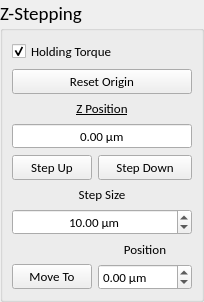
   <widget class="QGroupBox" name="groupBox_8">
    <property name="geometry">
     <rect>
      <x>800</x>
      <y>0</y>
      <width>177</width>
      <height>301</height>
     </rect>
    </property>
    <property name="font">
     <font>
      <family>Calibri</family>
      <pointsize>14</pointsize>
      <weight>50</weight>
      <italic>false</italic>
      <bold>false</bold>
      <underline>false</underline>
      <strikeout>false</strikeout>
     </font>
    </property>
    <property name="title">
     <string>Z-Stepping</string>
    </property>
    <layout class="QGridLayout">
     <property name="margin">
      <number>9</number>
     </property>
     <property name="spacing">
      <number>6</number>
     </property>
     <item row="0" column="0" colspan="2">
      <layout class="QGridLayout" name="gridLayout_2">
       <property name="sizeConstraint">
        <enum>QLayout::SetNoConstraint</enum>
       </property>
       <item row="0" column="0" colspan="2">
        <widget class="QCheckBox" name="checkBox_holdTorque">
         <property name="font">
          <font>
           <family>Calibri</family>
           <pointsize>10</pointsize>
           <weight>50</weight>
           <italic>false</italic>
           <bold>false</bold>
           <underline>false</underline>
           <strikeout>false</strikeout>
          </font>
         </property>
         <property name="text">
          <string>Holding Torque</string>
         </property>
         <property name="checked">
          <bool>true</bool>
         </property>
         <property name="tristate">
          <bool>false</bool>
         </property>
        </widget>
       </item>
       <item row="1" column="0" colspan="2">
        <widget class="QPushButton" name="pushButton_zStepResetOrigin">
         <property name="font">
          <font>
           <family>Calibri</family>
           <pointsize>10</pointsize>
           <weight>50</weight>
           <italic>false</italic>
           <bold>false</bold>
           <underline>false</underline>
           <strikeout>false</strikeout>
          </font>
         </property>
         <property name="text">
          <string>Reset Origin</string>
         </property>
        </widget>
       </item>
       <item row="2" column="0" colspan="2">
        <widget class="QLabel" name="label_96">
         <property name="font">
          <font>
           <family>Calibri</family>
           <pointsize>10</pointsize>
           <weight>50</weight>
           <italic>false</italic>
           <bold>false</bold>
           <underline>false</underline>
           <strikeout>false</strikeout>
          </font>
         </property>
         <property name="text">
          <string>&lt;u&gt;Z Position</string>
         </property>
         <property name="alignment">
          <set>Qt::AlignCenter</set>
         </property>
        </widget>
       </item>
       <item row="4" column="0">
        <widget class="QPushButton" name="pushButton_zStepUp">
         <property name="font">
          <font>
           <family>Calibri</family>
           <pointsize>10</pointsize>
           <weight>50</weight>
           <italic>false</italic>
           <bold>false</bold>
           <underline>false</underline>
           <strikeout>false</strikeout>
          </font>
         </property>
         <property name="text">
          <string>Step Up</string>
         </property>
        </widget>
       </item>
       <item row="4" column="1">
        <widget class="QPushButton" name="pushButton_zStepDown">
         <property name="font">
          <font>
           <family>Calibri</family>
           <pointsize>10</pointsize>
           <weight>50</weight>
           <italic>false</italic>
           <bold>false</bold>
           <underline>false</underline>
           <strikeout>false</strikeout>
          </font>
         </property>
         <property name="text">
          <string>Step Down</string>
         </property>
        </widget>
       </item>
       <item row="3" column="0" colspan="2">
        <widget class="QDoubleSpinBox" name="doubleSpinBox_zPos">
         <property name="font">
          <font>
           <pointsize>10</pointsize>
           <weight>50</weight>
           <bold>false</bold>
          </font>
         </property>
         <property name="alignment">
          <set>Qt::AlignCenter</set>
         </property>
         <property name="readOnly">
          <bool>true</bool>
         </property>
         <property name="buttonSymbols">
          <enum>QAbstractSpinBox::NoButtons</enum>
         </property>
         <property name="suffix">
          <string> µm</string>
         </property>
         <property name="minimum">
          <double>-10000.000000000000000</double>
         </property>
         <property name="maximum">
          <double>10000.000000000000000</double>
         </property>
        </widget>
       </item>
       <item row="5" column="0" colspan="2">
        <widget class="QLabel" name="label_103">
         <property name="font">
          <font>
           <family>Calibri</family>
           <pointsize>10</pointsize>
           <weight>50</weight>
           <italic>false</italic>
           <bold>false</bold>
           <underline>false</underline>
           <strikeout>false</strikeout>
          </font>
         </property>
         <property name="text">
          <string>Step Size</string>
         </property>
         <property name="alignment">
          <set>Qt::AlignCenter</set>
         </property>
        </widget>
       </item>
       <item row="10" column="1">
        <widget class="QDoubleSpinBox" name="doubleSpinBox_moveToPos">
         <property name="font">
          <font>
           <family>Calibri</family>
           <pointsize>10</pointsize>
           <weight>50</weight>
           <italic>false</italic>
           <bold>false</bold>
           <underline>false</underline>
           <strikeout>false</strikeout>
          </font>
         </property>
         <property name="suffix">
          <string> µm</string>
         </property>
         <property name="minimum">
          <double>-5000.000000000000000</double>
         </property>
         <property name="maximum">
          <double>5000.000000000000000</double>
         </property>
        </widget>
       </item>
       <item row="10" column="0">
        <widget class="QPushButton" name="pushButton_zMoveTo">
         <property name="font">
          <font>
           <family>Calibri</family>
           <pointsize>10</pointsize>
           <weight>50</weight>
           <italic>false</italic>
           <bold>false</bold>
           <underline>false</underline>
           <strikeout>false</strikeout>
          </font>
         </property>
         <property name="text">
          <string>Move To</string>
         </property>
        </widget>
       </item>
       <item row="7" column="0" colspan="2">
        <widget class="QDoubleSpinBox" name="doubleSpinBox_zManualStepSize">
         <property name="font">
          <font>
           <family>Calibri</family>
           <pointsize>10</pointsize>
           <weight>50</weight>
           <italic>false</italic>
           <bold>false</bold>
           <underline>false</underline>
           <strikeout>false</strikeout>
          </font>
         </property>
         <property name="alignment">
          <set>Qt::AlignCenter</set>
         </property>
         <property name="suffix">
          <string> µm</string>
         </property>
         <property name="minimum">
          <double>-500.000000000000000</double>
         </property>
         <property name="maximum">
          <double>500.000000000000000</double>
         </property>
         <property name="value">
          <double>10.000000000000000</double>
         </property>
        </widget>
       </item>
       <item row="9" column="1">
        <widget class="QLabel" name="label_104">
         <property name="font">
          <font>
           <family>Calibri</family>
           <pointsize>10</pointsize>
           <weight>50</weight>
           <italic>false</italic>
           <bold>false</bold>
           <underline>false</underline>
           <strikeout>false</strikeout>
          </font>
         </property>
         <property name="text">
          <string>Position</string>
         </property>
         <property name="alignment">
          <set>Qt::AlignCenter</set>
         </property>
        </widget>
       </item>
       <item row="11" column="0">
        <spacer name="verticalSpacer_5">
         <property name="orientation">
          <enum>Qt::Vertical</enum>
         </property>
         <property name="sizeHint" stdset="0">
          <size>
           <width>20</width>
           <height>40</height>
          </size>
         </property>
        </spacer>
       </item>
      </layout>
     </item>
    </layout>
   </widget>
